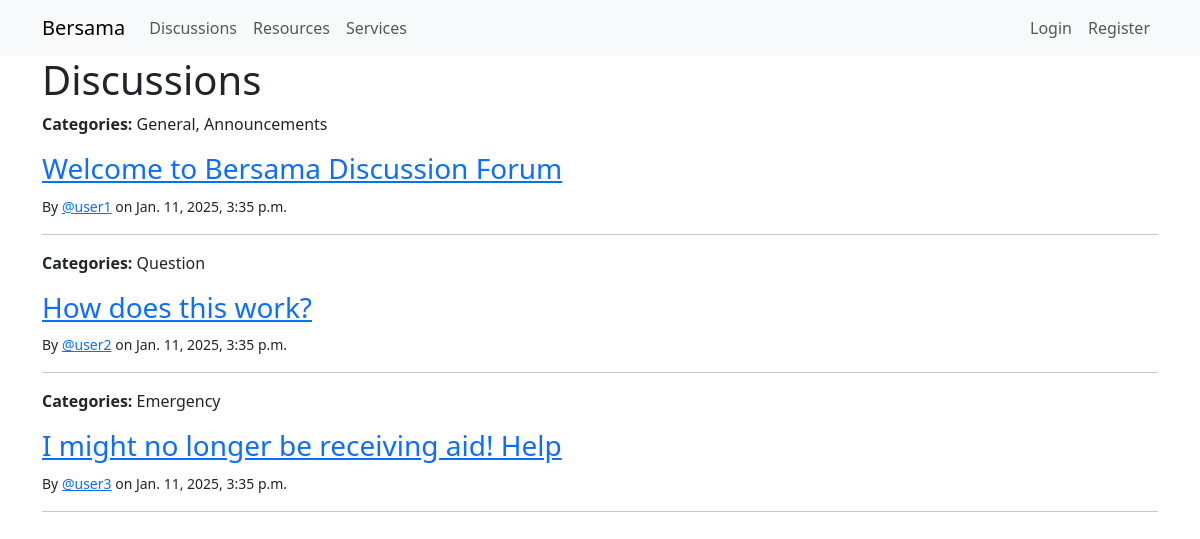
The app's page /discussions/ with its own data.
### discussion/models.py (models this page shows, shortened)
class Discussion(models.Model):
    title = models.CharField(max_length=200)
    content = models.TextField()
    author = models.ForeignKey(User, on_delete=models.CASCADE)
    categories = models.ManyToManyField(DiscussionCategory, related_name='discussions')
    created_at = models.DateTimeField(auto_now_add=True)

class DiscussionCategory(models.Model):
    name = models.CharField(max_length=50, unique=True)

### discussion/views.py (the view)
# urls.py: path('discussions/', views.discussion_list, name='discussion_list'),
def discussion_list(request):
    discussions = Discussion.objects.all()
    return render(request, 'discussions.html', {'discussions': discussions})

### home/templates/discussions.html (shortened to what this page needs)
{% extends 'base.html' %}
{% block content %}
<h1>Discussions</h1>
{% for discussion in discussions %}
<p><strong>Categories:</strong>
    {% for category in discussion.categories.all %}
        <span>{{ category.name }}{% if not forloop.last %}, {% endif %}</span>
    {% endfor %}
</p>
<h3><a href="{% url 'discussion_detail' discussion.pk %}">{{ discussion.title }}</a></h3>
<small>By <a href="{% url 'profile' discussion.author.username %}">@{{ discussion.author.username }}</a> on {{ discussion.created_at }}</small>
<hr>
{% endfor %}
{% endblock %}

### account/templates/base.html (shortened to what this page needs)
<!DOCTYPE html>
<html lang="en">
<head>
    {% load bootstrap5 %}
    {% bootstrap_css %}
</head>
<body>
    <header class="navbar navbar-expand-lg navbar-light bg-light">
        <div class="container">
            <a class="navbar-brand" href="{% url 'home' %}">Bersama</a>
            <div class="collapse navbar-collapse" id="navbarNav">
                <ul class="navbar-nav me-auto">
                    <li class="nav-item">
                        <a class="nav-link" href="{% url 'discussion_list' %}">Discussions</a>
                    </li>
                    <li class="nav-item">
                        <a class="nav-link" href="{% url 'resource_list' %}">Resources</a>
                    </li>
                    <li class="nav-item">
                        <a class="nav-link" href="{% url 'service_list' %}">Services</a>
                    </li>
                </ul>
                <ul class="navbar-nav ms-auto">
                    {% if user.is_authenticated %}
                        <li class="nav-item">
                            <span class="nav-link">Welcome, @{{ user.username }}!</span>
                        </li>
                        <li class="nav-item">
                            <a class="nav-link" href="{% url 'profile' %}">Profile</a>
                        </li>
                        <li class="nav-item">
                            <a class="nav-link" href="{% url 'logout' %}">Logout</a>
                        </li>
                    {% else %}
                        <li class="nav-item">
                            <a class="nav-link" href="{% url 'login' %}">Login</a>
                        </li>
                        <li class="nav-item">
                            <a class="nav-link" href="{% url 'register' %}">Register</a>
                        </li>
                    {% endif %}
                </ul>
            </div>
        </div>
    </header>
    <div class="container">
    {% block content %}
    {% endblock %}
    </div>
</body>
</html>

### records on screen
Discussion: title "Welcome to Bersama Discussion Forum", author.username "user1", created_at "Jan. 11, 2025, 3:35 p.m."
DiscussionCategory: name "General"
DiscussionCategory: name "Announcements"
Discussion: title "How does this work?", author.username "user2", created_at "Jan. 11, 2025, 3:35 p.m."
DiscussionCategory: name "Question"
Discussion: title "I might no longer be receiving aid! Help", author.username "user3", created_at "Jan. 11, 2025, 3:35 p.m."
DiscussionCategory: name "Emergency"
